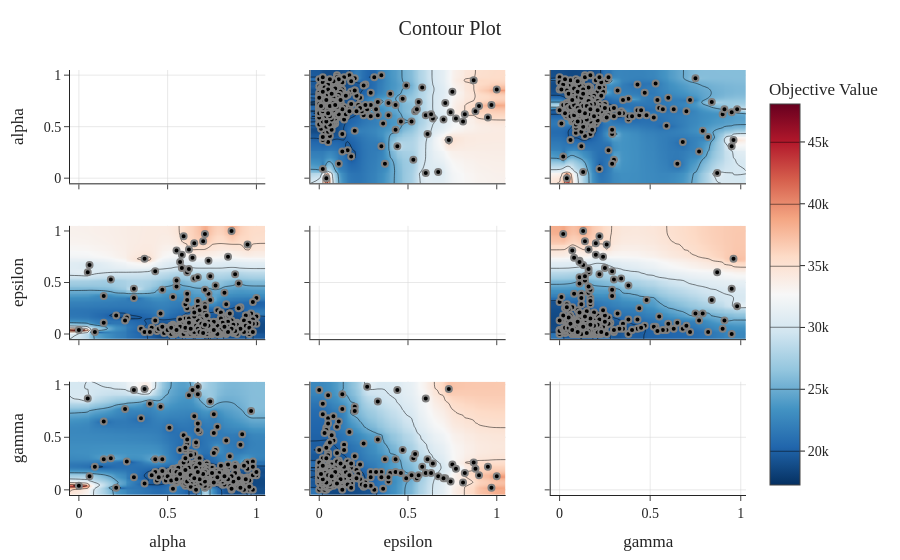

Write notebook code for a chart like this one.
### Markdown cell above
### Contour Plot

### Code cell
fig_contour = plot_contour(study)

fig_contour.update_traces(
    selector=dict(type="contour"),
    contours=dict(coloring="heatmap"),
    colorscale="RdBu"
)

fig_contour = apply_latex_style(fig_contour)

fig_contour

### Figure 1 — Plotly figure (JSON) as saved in the notebook; plotly's stock layout.template omitted (floating-point values rounded to 4 significant figures; data arrays with more than 128 entries replaced by an {"elided": "..."} marker saying what was removed)
{"data": [{"type": "scatter", "xaxis": "x", "yaxis": "y"}, {"colorbar": {"title": {"text": "Objective Value"}}, "colorscale": [[0, "rgb(103,0,31)"], [0.1, "rgb(178,24,43)"], [0.2, "rgb(214,96,77)"], [0.3, "rgb(244,165,130)"], [0.4, "rgb(253,219,199)"], [0.5, "rgb(247,247,247)"], [0.6, "rgb(209,229,240)"], [0.7, "rgb(146,197,222)"], [0.8, "rgb(67,147,195)"], [0.9, "rgb(33,102,172)"], [1, "rgb(5,48,97)"]], "connectgaps": true, "contours": {"coloring": "heatmap"}, "hoverinfo": "none", "line": {"smoothing": 1.3}, "reversescale": true, "showscale": true, "type": "contour", "x": [-0.05, 0, 0.05, 0.06, 0.09, 0.14, 0.18, 0.21, 0.26, 0.27, 0.31, 0.35, 0.37, 0.4, 0.41, 0.43, 0.44, 0.45, 0.46, 0.47, 0.48, 0.49, 0.5, 0.51, 0.52, 0.53, 0.54, 0.55, 0.56, 0.57, 0.58, 0.59, 0.6, 0.61, 0.62, 0.63, 0.64, 0.65, 0.66, 0.67, 0.68, 0.69, 0.7, 0.71, 0.72, 0.73, 0.74, 0.75, 0.76, 0.77, 0.78, 0.79, 0.8, 0.81, 0.82, 0.83, 0.84, 0.85, 0.86, 0.87, 0.88, 0.89, 0.9, 0.91, 0.92, 0.93, 0.94, 0.95, 0.96, 0.97, 0.98, 1, 1.05], "xaxis": "x4", "y": [-0.05, 0, 0.01, 0.02, 0.03, 0.04, 0.05, 0.06, 0.07, 0.08, 0.09, 0.1, 0.11, 0.12, 0.13, 0.14, 0.15, 0.16, 0.17, 0.18, 0.2, 0.21, 0.22, 0.23, 0.24, 0.25, 0.26, 0.27, 0.29, 0.31, 0.32, 0.33, 0.35, 0.36, 0.37, 0.39, 0.4, 0.43, 0.44, 0.46, 0.47, 0.49, 0.52, 0.53, 0.54, 0.55, 0.56, 0.58, 0.6, 0.61, 0.63, 0.64, 0.67, 0.7, 0.71, 0.73, 0.74, 0.75, 0.77, 0.81, 0.82, 0.87, 0.88, 0.9, 0.95, 0.97, 1, 1.05], "yaxis": "y4", "z": {"elided": "68x73 float values"}}, {"marker": {"color": "black", "line": {"color": "Gray", "width": 2}}, "mode": "markers", "name": "Feasible Trial", "showlegend": false, "type": "scatter", "x": {"elided": "500 float values"}, "xaxis": "x4", "y": {"elided": "500 float values"}, "yaxis": "y4"}, {"colorbar": {"title": {"text": "Objective Value"}}, "colorscale": [[0, "rgb(103,0,31)"], [0.1, "rgb(178,24,43)"], [0.2, "rgb(214,96,77)"], [0.3, "rgb(244,165,130)"], [0.4, "rgb(253,219,199)"], [0.5, "rgb(247,247,247)"], [0.6, "rgb(209,229,240)"], [0.7, "rgb(146,197,222)"], [0.8, "rgb(67,147,195)"], [0.9, "rgb(33,102,172)"], [1, "rgb(5,48,97)"]], "connectgaps": true, "contours": {"coloring": "heatmap"}, "hoverinfo": "none", "line": {"smoothing": 1.3}, "reversescale": true, "showscale": false, "type": "contour", "x": [-0.05, 0, 0.05, 0.06, 0.09, 0.14, 0.18, 0.21, 0.26, 0.27, 0.31, 0.35, 0.37, 0.4, 0.41, 0.43, 0.44, 0.45, 0.46, 0.47, 0.48, 0.49, 0.5, 0.51, 0.52, 0.53, 0.54, 0.55, 0.56, 0.57, 0.58, 0.59, 0.6, 0.61, 0.62, 0.63, 0.64, 0.65, 0.66, 0.67, 0.68, 0.69, 0.7, 0.71, 0.72, 0.73, 0.74, 0.75, 0.76, 0.77, 0.78, 0.79, 0.8, 0.81, 0.82, 0.83, 0.84, 0.85, 0.86, 0.87, 0.88, 0.89, 0.9, 0.91, 0.92, 0.93, 0.94, 0.95, 0.96, 0.97, 0.98, 1, 1.05], "xaxis": "x7", "y": [-0.049, 0, 0.01, 0.02, 0.03, 0.04, 0.05, 0.06, 0.07, 0.08, 0.09, 0.1, 0.11, 0.12, 0.13, 0.14, 0.15, 0.16, 0.17, 0.18, 0.19, 0.2, 0.21, 0.22, 0.23, 0.24, 0.25, 0.26, 0.27, 0.28, 0.29, 0.3, 0.32, 0.33, 0.34, 0.35, 0.38, 0.4, 0.43, 0.44, 0.45, 0.47, 0.48, 0.52, 0.53, 0.54, 0.55, 0.57, 0.59, 0.6, 0.63, 0.65, 0.68, 0.7, 0.72, 0.75, 0.77, 0.79, 0.82, 0.84, 0.87, 0.9, 0.91, 0.95, 0.96, 0.98, 1.029], "yaxis": "y7", "z": {"elided": "67x73 float values"}}, {"marker": {"color": "black", "line": {"color": "Gray", "width": 2}}, "mode": "markers", "name": "Feasible Trial", "showlegend": false, "type": "scatter", "x": {"elided": "500 float values"}, "xaxis": "x7", "y": {"elided": "500 float values"}, "yaxis": "y7"}, {"colorbar": {"title": {"text": "Objective Value"}}, "colorscale": [[0, "rgb(103,0,31)"], [0.1, "rgb(178,24,43)"], [0.2, "rgb(214,96,77)"], [0.3, "rgb(244,165,130)"], [0.4, "rgb(253,219,199)"], [0.5, "rgb(247,247,247)"], [0.6, "rgb(209,229,240)"], [0.7, "rgb(146,197,222)"], [0.8, "rgb(67,147,195)"], [0.9, "rgb(33,102,172)"], [1, "rgb(5,48,97)"]], "connectgaps": true, "contours": {"coloring": "heatmap"}, "hoverinfo": "none", "line": {"smoothing": 1.3}, "reversescale": true, "showscale": false, "type": "contour", "x": [-0.05, 0, 0.01, 0.02, 0.03, 0.04, 0.05, 0.06, 0.07, 0.08, 0.09, 0.1, 0.11, 0.12, 0.13, 0.14, 0.15, 0.16, 0.17, 0.18, 0.2, 0.21, 0.22, 0.23, 0.24, 0.25, 0.26, 0.27, 0.29, 0.31, 0.32, 0.33, 0.35, 0.36, 0.37, 0.39, 0.4, 0.43, 0.44, 0.46, 0.47, 0.49, 0.52, 0.53, 0.54, 0.55, 0.56, 0.58, 0.6, 0.61, 0.63, 0.64, 0.67, 0.7, 0.71, 0.73, 0.74, 0.75, 0.77, 0.81, 0.82, 0.87, 0.88, 0.9, 0.95, 0.97, 1, 1.05], "xaxis": "x2", "y": [-0.05, 0, 0.05, 0.06, 0.09, 0.14, 0.18, 0.21, 0.26, 0.27, 0.31, 0.35, 0.37, 0.4, 0.41, 0.43, 0.44, 0.45, 0.46, 0.47, 0.48, 0.49, 0.5, 0.51, 0.52, 0.53, 0.54, 0.55, 0.56, 0.57, 0.58, 0.59, 0.6, 0.61, 0.62, 0.63, 0.64, 0.65, 0.66, 0.67, 0.68, 0.69, 0.7, 0.71, 0.72, 0.73, 0.74, 0.75, 0.76, 0.77, 0.78, 0.79, 0.8, 0.81, 0.82, 0.83, 0.84, 0.85, 0.86, 0.87, 0.88, 0.89, 0.9, 0.91, 0.92, 0.93, 0.94, 0.95, 0.96, 0.97, 0.98, 1, 1.05], "yaxis": "y2", "z": {"elided": "73x68 float values"}}, {"marker": {"color": "black", "line": {"color": "Gray", "width": 2}}, "mode": "markers", "name": "Feasible Trial", "showlegend": false, "type": "scatter", "x": {"elided": "500 float values"}, "xaxis": "x2", "y": {"elided": "500 float values"}, "yaxis": "y2"}, {"type": "scatter", "xaxis": "x5", "yaxis": "y5"}, {"colorbar": {"title": {"text": "Objective Value"}}, "colorscale": [[0, "rgb(103,0,31)"], [0.1, "rgb(178,24,43)"], [0.2, "rgb(214,96,77)"], [0.3, "rgb(244,165,130)"], [0.4, "rgb(253,219,199)"], [0.5, "rgb(247,247,247)"], [0.6, "rgb(209,229,240)"], [0.7, "rgb(146,197,222)"], [0.8, "rgb(67,147,195)"], [0.9, "rgb(33,102,172)"], [1, "rgb(5,48,97)"]], "connectgaps": true, "contours": {"coloring": "heatmap"}, "hoverinfo": "none", "line": {"smoothing": 1.3}, "reversescale": true, "showscale": false, "type": "contour", "x": [-0.05, 0, 0.01, 0.02, 0.03, 0.04, 0.05, 0.06, 0.07, 0.08, 0.09, 0.1, 0.11, 0.12, 0.13, 0.14, 0.15, 0.16, 0.17, 0.18, 0.2, 0.21, 0.22, 0.23, 0.24, 0.25, 0.26, 0.27, 0.29, 0.31, 0.32, 0.33, 0.35, 0.36, 0.37, 0.39, 0.4, 0.43, 0.44, 0.46, 0.47, 0.49, 0.52, 0.53, 0.54, 0.55, 0.56, 0.58, 0.6, 0.61, 0.63, 0.64, 0.67, 0.7, 0.71, 0.73, 0.74, 0.75, 0.77, 0.81, 0.82, 0.87, 0.88, 0.9, 0.95, 0.97, 1, 1.05], "xaxis": "x8", "y": [-0.049, 0, 0.01, 0.02, 0.03, 0.04, 0.05, 0.06, 0.07, 0.08, 0.09, 0.1, 0.11, 0.12, 0.13, 0.14, 0.15, 0.16, 0.17, 0.18, 0.19, 0.2, 0.21, 0.22, 0.23, 0.24, 0.25, 0.26, 0.27, 0.28, 0.29, 0.3, 0.32, 0.33, 0.34, 0.35, 0.38, 0.4, 0.43, 0.44, 0.45, 0.47, 0.48, 0.52, 0.53, 0.54, 0.55, 0.57, 0.59, 0.6, 0.63, 0.65, 0.68, 0.7, 0.72, 0.75, 0.77, 0.79, 0.82, 0.84, 0.87, 0.9, 0.91, 0.95, 0.96, 0.98, 1.029], "yaxis": "y8", "z": {"elided": "67x68 float values"}}, {"marker": {"color": "black", "line": {"color": "Gray", "width": 2}}, "mode": "markers", "name": "Feasible Trial", "showlegend": false, "type": "scatter", "x": {"elided": "500 float values"}, "xaxis": "x8", "y": {"elided": "500 float values"}, "yaxis": "y8"}, {"colorbar": {"title": {"text": "Objective Value"}}, "colorscale": [[0, "rgb(103,0,31)"], [0.1, "rgb(178,24,43)"], [0.2, "rgb(214,96,77)"], [0.3, "rgb(244,165,130)"], [0.4, "rgb(253,219,199)"], [0.5, "rgb(247,247,247)"], [0.6, "rgb(209,229,240)"], [0.7, "rgb(146,197,222)"], [0.8, "rgb(67,147,195)"], [0.9, "rgb(33,102,172)"], [1, "rgb(5,48,97)"]], "connectgaps": true, "contours": {"coloring": "heatmap"}, "hoverinfo": "none", "line": {"smoothing": 1.3}, "reversescale": true, "showscale": false, "type": "contour", "x": [-0.049, 0, 0.01, 0.02, 0.03, 0.04, 0.05, 0.06, 0.07, 0.08, 0.09, 0.1, 0.11, 0.12, 0.13, 0.14, 0.15, 0.16, 0.17, 0.18, 0.19, 0.2, 0.21, 0.22, 0.23, 0.24, 0.25, 0.26, 0.27, 0.28, 0.29, 0.3, 0.32, 0.33, 0.34, 0.35, 0.38, 0.4, 0.43, 0.44, 0.45, 0.47, 0.48, 0.52, 0.53, 0.54, 0.55, 0.57, 0.59, 0.6, 0.63, 0.65, 0.68, 0.7, 0.72, 0.75, 0.77, 0.79, 0.82, 0.84, 0.87, 0.9, 0.91, 0.95, 0.96, 0.98, 1.029], "xaxis": "x3", "y": [-0.05, 0, 0.05, 0.06, 0.09, 0.14, 0.18, 0.21, 0.26, 0.27, 0.31, 0.35, 0.37, 0.4, 0.41, 0.43, 0.44, 0.45, 0.46, 0.47, 0.48, 0.49, 0.5, 0.51, 0.52, 0.53, 0.54, 0.55, 0.56, 0.57, 0.58, 0.59, 0.6, 0.61, 0.62, 0.63, 0.64, 0.65, 0.66, 0.67, 0.68, 0.69, 0.7, 0.71, 0.72, 0.73, 0.74, 0.75, 0.76, 0.77, 0.78, 0.79, 0.8, 0.81, 0.82, 0.83, 0.84, 0.85, 0.86, 0.87, 0.88, 0.89, 0.9, 0.91, 0.92, 0.93, 0.94, 0.95, 0.96, 0.97, 0.98, 1, 1.05], "yaxis": "y3", "z": {"elided": "73x67 float values"}}, {"marker": {"color": "black", "line": {"color": "Gray", "width": 2}}, "mode": "markers", "name": "Feasible Trial", "showlegend": false, "type": "scatter", "x": {"elided": "500 float values"}, "xaxis": "x3", "y": {"elided": "500 float values"}, "yaxis": "y3"}, {"colorbar": {"title": {"text": "Objective Value"}}, "colorscale": [[0, "rgb(103,0,31)"], [0.1, "rgb(178,24,43)"], [0.2, "rgb(214,96,77)"], [0.3, "rgb(244,165,130)"], [0.4, "rgb(253,219,199)"], [0.5, "rgb(247,247,247)"], [0.6, "rgb(209,229,240)"], [0.7, "rgb(146,197,222)"], [0.8, "rgb(67,147,195)"], [0.9, "rgb(33,102,172)"], [1, "rgb(5,48,97)"]], "connectgaps": true, "contours": {"coloring": "heatmap"}, "hoverinfo": "none", "line": {"smoothing": 1.3}, "reversescale": true, "showscale": false, "type": "contour", "x": [-0.049, 0, 0.01, 0.02, 0.03, 0.04, 0.05, 0.06, 0.07, 0.08, 0.09, 0.1, 0.11, 0.12, 0.13, 0.14, 0.15, 0.16, 0.17, 0.18, 0.19, 0.2, 0.21, 0.22, 0.23, 0.24, 0.25, 0.26, 0.27, 0.28, 0.29, 0.3, 0.32, 0.33, 0.34, 0.35, 0.38, 0.4, 0.43, 0.44, 0.45, 0.47, 0.48, 0.52, 0.53, 0.54, 0.55, 0.57, 0.59, 0.6, 0.63, 0.65, 0.68, 0.7, 0.72, 0.75, 0.77, 0.79, 0.82, 0.84, 0.87, 0.9, 0.91, 0.95, 0.96, 0.98, 1.029], "xaxis": "x6", "y": [-0.05, 0, 0.01, 0.02, 0.03, 0.04, 0.05, 0.06, 0.07, 0.08, 0.09, 0.1, 0.11, 0.12, 0.13, 0.14, 0.15, 0.16, 0.17, 0.18, 0.2, 0.21, 0.22, 0.23, 0.24, 0.25, 0.26, 0.27, 0.29, 0.31, 0.32, 0.33, 0.35, 0.36, 0.37, 0.39, 0.4, 0.43, 0.44, 0.46, 0.47, 0.49, 0.52, 0.53, 0.54, 0.55, 0.56, 0.58, 0.6, 0.61, 0.63, 0.64, 0.67, 0.7, 0.71, 0.73, 0.74, 0.75, 0.77, 0.81, 0.82, 0.87, 0.88, 0.9, 0.95, 0.97, 1, 1.05], "yaxis": "y6", "z": {"elided": "68x67 float values"}}, {"marker": {"color": "black", "line": {"color": "Gray", "width": 2}}, "mode": "markers", "name": "Feasible Trial", "showlegend": false, "type": "scatter", "x": {"elided": "500 float values"}, "xaxis": "x6", "y": {"elided": "500 float values"}, "yaxis": "y6"}, {"type": "scatter", "xaxis": "x9", "yaxis": "y9"}], "layout": {"font": {"family": "Computer Modern", "size": 14}, "legend": {"bgcolor": "rgba(255,255,255,0.8)", "borderwidth": 0}, "margin": {"b": 60, "l": 70, "r": 30, "t": 70}, "title": {"text": "Contour Plot", "x": 0.5, "xanchor": "center"}, "xaxis": {"anchor": "y", "domain": [0, 0.2889], "gridcolor": "lightgray", "gridwidth": 0.5, "matches": "x7", "range": [-0.05, 1.05], "showgrid": true, "showticklabels": false, "zeroline": false}, "xaxis2": {"anchor": "y2", "domain": [0.3556, 0.6444], "gridcolor": "lightgray", "gridwidth": 0.5, "matches": "x8", "range": [-0.05, 1.05], "showgrid": true, "showticklabels": false, "zeroline": false}, "xaxis3": {"anchor": "y3", "domain": [0.7111, 1], "gridcolor": "lightgray", "gridwidth": 0.5, "matches": "x9", "range": [-0.049, 1.029], "showgrid": true, "showticklabels": false, "zeroline": false}, "xaxis4": {"anchor": "y4", "domain": [0, 0.2889], "gridcolor": "lightgray", "gridwidth": 0.5, "matches": "x7", "range": [-0.05, 1.05], "showgrid": true, "showticklabels": false, "zeroline": false}, "xaxis5": {"anchor": "y5", "domain": [0.3556, 0.6444], "gridcolor": "lightgray", "gridwidth": 0.5, "matches": "x8", "range": [-0.05, 1.05], "showgrid": true, "showticklabels": false, "zeroline": false}, "xaxis6": {"anchor": "y6", "domain": [0.7111, 1], "gridcolor": "lightgray", "gridwidth": 0.5, "matches": "x9", "range": [-0.049, 1.029], "showgrid": true, "showticklabels": false, "zeroline": false}, "xaxis7": {"anchor": "y7", "domain": [0, 0.2889], "gridcolor": "lightgray", "gridwidth": 0.5, "range": [-0.05, 1.05], "showgrid": true, "title": {"text": "alpha"}, "zeroline": false}, "xaxis8": {"anchor": "y8", "domain": [0.3556, 0.6444], "gridcolor": "lightgray", "gridwidth": 0.5, "range": [-0.05, 1.05], "showgrid": true, "title": {"text": "epsilon"}, "zeroline": false}, "xaxis9": {"anchor": "y9", "domain": [0.7111, 1], "gridcolor": "lightgray", "gridwidth": 0.5, "range": [-0.049, 1.029], "showgrid": true, "title": {"text": "gamma"}, "zeroline": false}, "yaxis": {"anchor": "x", "domain": [0.7333, 1], "gridcolor": "lightgray", "gridwidth": 0.5, "range": [-0.05, 1.05], "showgrid": true, "title": {"text": "alpha"}, "zeroline": false}, "yaxis2": {"anchor": "x2", "domain": [0.7333, 1], "gridcolor": "lightgray", "gridwidth": 0.5, "matches": "y", "range": [-0.05, 1.05], "showgrid": true, "showticklabels": false, "zeroline": false}, "yaxis3": {"anchor": "x3", "domain": [0.7333, 1], "gridcolor": "lightgray", "gridwidth": 0.5, "matches": "y", "range": [-0.05, 1.05], "showgrid": true, "showticklabels": false, "zeroline": false}, "yaxis4": {"anchor": "x4", "domain": [0.3667, 0.6333], "gridcolor": "lightgray", "gridwidth": 0.5, "range": [-0.05, 1.05], "showgrid": true, "title": {"text": "epsilon"}, "zeroline": false}, "yaxis5": {"anchor": "x5", "domain": [0.3667, 0.6333], "gridcolor": "lightgray", "gridwidth": 0.5, "matches": "y4", "range": [-0.05, 1.05], "showgrid": true, "showticklabels": false, "zeroline": false}, "yaxis6": {"anchor": "x6", "domain": [0.3667, 0.6333], "gridcolor": "lightgray", "gridwidth": 0.5, "matches": "y4", "range": [-0.05, 1.05], "showgrid": true, "showticklabels": false, "zeroline": false}, "yaxis7": {"anchor": "x7", "domain": [0, 0.2667], "gridcolor": "lightgray", "gridwidth": 0.5, "range": [-0.049, 1.029], "showgrid": true, "title": {"text": "gamma"}, "zeroline": false}, "yaxis8": {"anchor": "x8", "domain": [0, 0.2667], "gridcolor": "lightgray", "gridwidth": 0.5, "matches": "y7", "range": [-0.049, 1.029], "showgrid": true, "showticklabels": false, "zeroline": false}, "yaxis9": {"anchor": "x9", "domain": [0, 0.2667], "gridcolor": "lightgray", "gridwidth": 0.5, "matches": "y7", "range": [-0.049, 1.029], "showgrid": true, "showticklabels": false, "zeroline": false}}}
